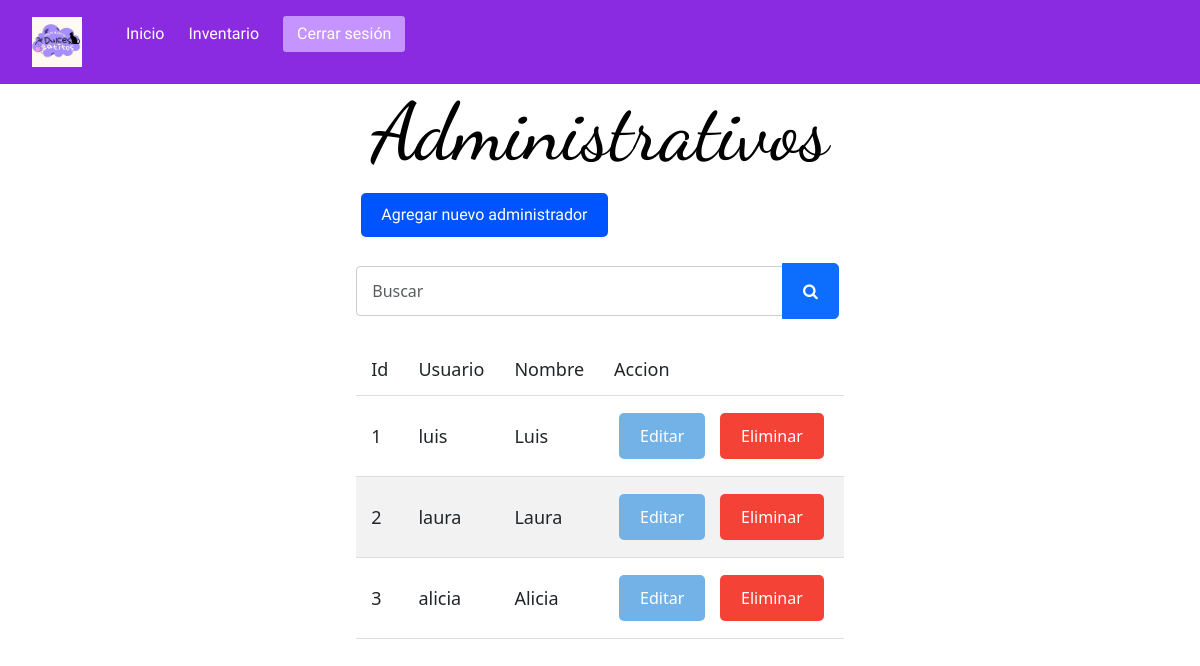
Screenshot of /admin/admins.php with the database file from the repository.
### tables this page shows
CREATE TABLE `users` (
  `id` int(11) NOT NULL,
  `user_name` varchar(255) NOT NULL,
  `password` varchar(255) NOT NULL,
  `name` varchar(255) NOT NULL
);

### req/read-admin.php (called while the page is built, shortened)
<?php
function read($conn){
        $sql = "SELECT * FROM users";
        $stmt = $conn->prepare($sql);
        $stmt->execute([]);
        if ($stmt->rowCount() > 0) {
            $administrativos = $stmt->fetchAll();
        }else $administrativos = 0;
        return $administrativos;
}

### admin/admins.php (the view, shortened to what this page needs)
<?php
    include "../req/read-admin.php";
    include "../req/db_conn.php";
    $administrativos = read($conn);
?>
<!DOCTYPE html>
<html lang="en">
<head>
    <link rel="stylesheet" href="https://cdn.jsdelivr.net/npm/bootstrap@5.3.6/dist/css/bootstrap.min.css">
    <link rel="stylesheet" href="https://cdnjs.cloudflare.com/ajax/libs/font-awesome/4.7.0/css/font-awesome.min.css">
    <link rel="stylesheet" type="text/css" href="inventario.css">
    <link rel="stylesheet" href="../CSS/nav.css">
    <link rel="stylesheet" href="../CSS/inicio.css">
</head>
<body>
    <div class="navbar">
            <header class="header">
            <div class="logo-header">
                <img src="dulces_gatitos.jpg" alt="">
            </div>
            <nav class="nav-menu navbar-expand-lg ">
                <div class="container-fluid">
                    <div >
                        <ul class="">
                            <li class="nav-item"><a class="nav-link" href="../home.php">Inicio</a></li>
                            <li class="nav-item"><a class="nav-link" href="inventario.php">Inventario</a></li>
                             <li class="nav-item"><a class="nav-link" href="../logout.php">Cerrar sesión</a></li>
                        </ul>
                    </div>
                </div>
            </nav>
        </header>
    </div>
    <div class="ody">
    <div class="holder">
        <h1 class="text-center">Administrativos</h1>
        <a href="create-admin.php" class="link">Agregar nuevo administrador</a>
        <form action="admin-search.php" class="mt-3 n-table" method="get">
             <div class="input-group mb-3">
                <input type="text" class="form-control" name="searchKey" placeholder="Buscar">
                <button class="btn btn-primary">
                        <i class="fa fa-search" aria-hidden="true"></i>
                </button>
             </div>
        </form>
    <?php if ($administrativos != 0) { ?>
    <table>
        <thead>
            <tr>
            <td>Id</td>
            <td>Usuario</td>
            <td>Nombre</td>
            <td>Accion</td>
        </tr>
        </thead>
        <tbody>
            <?php foreach ($administrativos as $admin) { ?>
        <tr id="content">
            <td><?=$admin['id']?></td>
            <td><?=$admin['user_name']?></td>
            <td><?=$admin['name']?></td>
            <td>
                <a href="update-admin.php?id=<?=$admin['id']?>" class="btn btn-update">Editar</a>
                <a href="../req/delete-admin.php?id=<?=$admin['id']?>" class="btn btn-delete">Eliminar</a>
            </td>
        </tr>
        <?php }?>
        </tbody>
    </table>
    <?php }else{?>
    <p class="error"> Error de conexion a la base </p>
    <?php }?>
    </div>
    </div>
</body>
</html>

### admin/inventario.css (style rules this page uses)
.ody { display: flex; justify-content: center; align-self: center; min-height: 100vh; }
.holder { max-width:700px; }
table { width: 100%; border-collapse: collapse; margin: 20px 0; font-size: 18px; text-align: left; }
td { padding: 12px 15px; border-bottom: 1px solid #ddd; }
tr:nth-child(even) { background-color: #f2f2f2; }
.link { display: inline-block; padding: 10px 20px; font-size: 16px; border-radius: 5px; text-decoration: none; color: white; text-align: center; margin: 5px; background-color: #0054FF; }
.btn { display: inline-block; padding: 10px 20px; font-size: 16px; border-radius: 5px; text-decoration: none; color: white; text-align: center; margin: 5px; transition: background-color 0.3s ease; }
.btn-update { background-color: #73b2e6; }
.btn-delete { background-color: #f44336; }
input[type="text"], input[type="number"], input[type="password"], textarea { width: 100%; padding: 12px 15px; margin: 8px 0; border: 1px solid #ccc; border-radius: 4px; box-sizing: border-box; font-size: 16px; }

### CSS/nav.css (style rules this page uses)
* { padding: 0; margin: 0; text-decoration: none; list-style: none; }
.navbar { background-color: blueviolet; }
a, li { font-family: 'Indie Flower'; color: white; }
.logo-header img { width: 50px; }
header { background-color: blueviolet; display: flex; justify-content: space-between; align-items: center; padding: .5rem 2rem; }
.nav-menu ul { display: flex; align-items: center; }
.nav-menu li { margin-right: 1.5rem; }
.nav-menu li:last-child { background-color: #c694ff; border: 2px solid #c694ff; padding: .25rem .75rem; border-radius: .2rem; }

### CSS/inicio.css (style rules this page uses)
h1 { font-family: 'Dancing Script'; color: black; font-size: 80px; }

### rows the page displays
users: id "1", user_name "luis", name "Luis"
users: id "2", user_name "laura", name "Laura"
users: id "3", user_name "alicia", name "Alicia"
